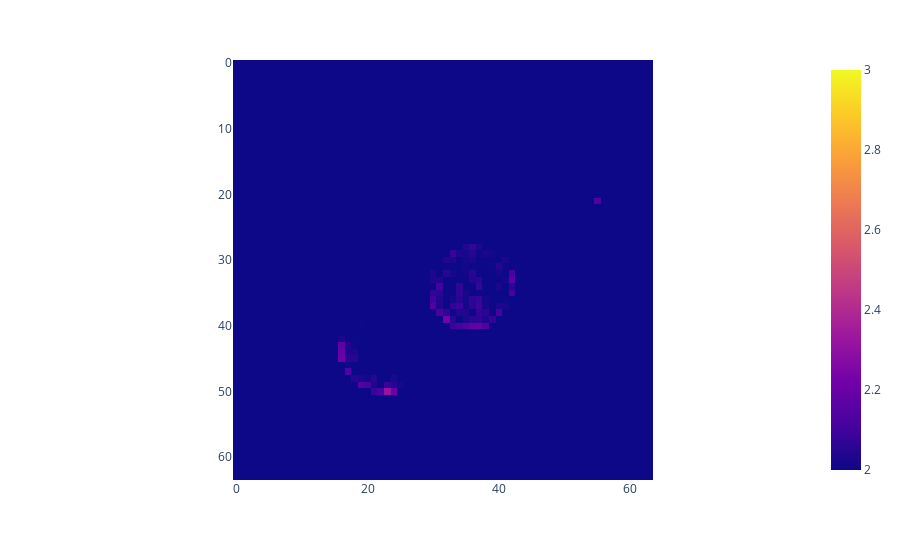

Notebook source saved alongside this figure:
### Code cell
import plotly.express as px

fig = px.imshow(aacid_map, zmin=2, zmax=3)
# fig = px.imshow(aacid_map, zmin=1.2, zmax=2.5)
fig.show()

### Figure 1 — Plotly figure (JSON) as saved in the notebook; plotly's stock layout.template omitted (floating-point values rounded to 4 significant figures; data arrays with more than 128 entries replaced by an {"elided": "..."} marker saying what was removed)
{"data": [{"coloraxis": "coloraxis", "name": "0", "z": {"elided": "64x64 float values"}, "type": "heatmap", "xaxis": "x", "yaxis": "y", "hovertemplate": "x: %{x}<br>y: %{y}<br>color: %{z}<extra></extra>"}], "layout": {"xaxis": {"anchor": "y", "domain": [0.0, 1.0], "scaleanchor": "y", "constrain": "domain"}, "yaxis": {"anchor": "x", "domain": [0.0, 1.0], "autorange": "reversed", "constrain": "domain"}, "coloraxis": {"colorscale": [[0.0, "#0d0887"], [0.1111, "#46039f"], [0.2222, "#7201a8"], [0.3333, "#9c179e"], [0.4444, "#bd3786"], [0.5556, "#d8576b"], [0.6667, "#ed7953"], [0.7778, "#fb9f3a"], [0.8889, "#fdca26"], [1.0, "#f0f921"]], "cmin": 2, "cmax": 3}, "margin": {"t": 60}}}
